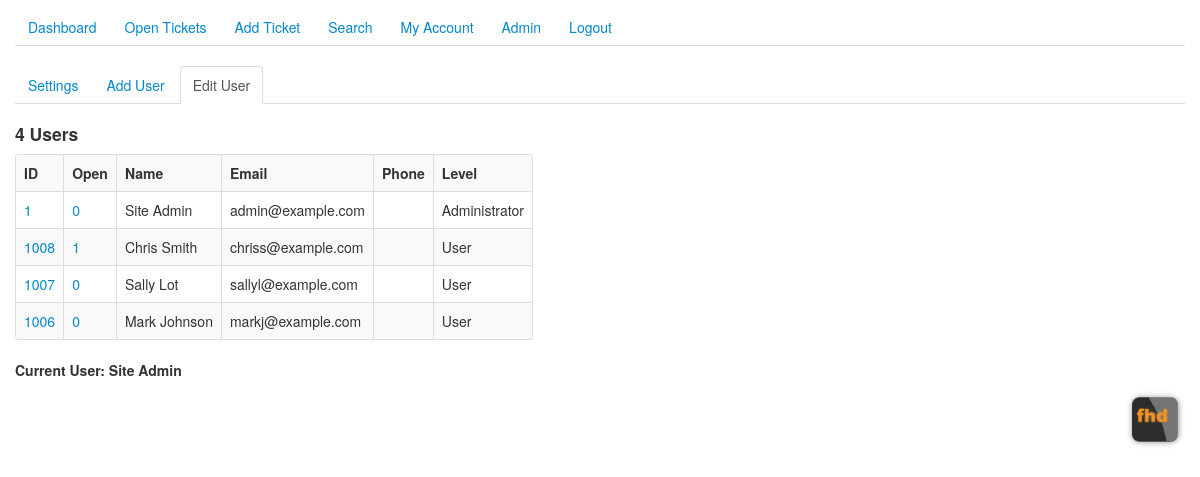
/fhd_users.php (signed in), run on the app's committed database.
### tables this page shows
CREATE TABLE IF NOT EXISTS `site_users` (
  `user_id` int(11) NOT NULL AUTO_INCREMENT,
  `user_login` varchar(30) NOT NULL,
  `user_password` varchar(30) NOT NULL,
  `user_name` varchar(200) NOT NULL,
  `user_address` varchar(200) NOT NULL,
  `user_city` varchar(100) NOT NULL,
  `user_state` char(3) NOT NULL,
  `user_zip` varchar(20) NOT NULL,
  `user_country` char(3) NOT NULL,
  `user_phone` varchar(39) NOT NULL,
  `user_email` varchar(200) NOT NULL,
  `user_email2` varchar(200) NOT NULL,
  `user_im_aol` varchar(100) NOT NULL,
  `user_im_icq` varchar(100) NOT NULL,
  `user_im_msn` varchar(100) NOT NULL,
  `user_im_yahoo` varchar(100) NOT NULL,
  `user_im_other` varchar(200) NOT NULL,
  `user_status` int(1) NOT NULL DEFAULT '0',
  `user_level` int(1) NOT NULL DEFAULT '0',
  `user_pending` int(11) NOT NULL DEFAULT '0',
  `user_date` int(11) NOT NULL DEFAULT '0',
  `last_login` int(11) NOT NULL DEFAULT '0',
  `last_ip` varchar(20) NOT NULL,
  `user_msg_send` int(1) NOT NULL DEFAULT '0',
  `user_msg_subject` varchar(200) NOT NULL,
  `user_protect_delete` int(1) DEFAULT '0',
  `user_protect_edit` int(11) NOT NULL DEFAULT '0',
  PRIMARY KEY (`user_id`),
  KEY `user_pending` (`user_pending`),
  KEY `user_level` (`user_level`),
  KEY `user_status` (`user_status`),
  KEY `user_protect_edit` (`user_protect_edit`),
  KEY `user_msg_send` (`user_msg_send`)
);

### includes/ez_sql_mysqli.php (called while the page is built, shortened)
<?php
	$ezsql_mysqli_str = array
	(
		1 => 'Require $dbuser and $dbpassword to connect to a database server',
		2 => 'Error establishing mySQLi database connection. Correct user/password? Correct hostname? Database server running?',
		3 => 'Require $dbname to select a database',
		4 => 'mySQLi database connection is not active',
		5 => 'Unexpected error while trying to select database'
	);
	class ezSQL_mysqli extends ezSQLcore
	{
		function ezSQL_mysqli($dbuser='', $dbpassword='', $dbname='', $dbhost='localhost', $encoding='')
		{
			$this->dbuser = $dbuser;
			$this->dbpassword = $dbpassword;
			$this->dbname = $dbname;
			$this->dbhost = $dbhost;
			$this->encoding = $encoding;
		}
		function connect($dbuser='', $dbpassword='', $dbhost='localhost')
		{
			global $ezsql_mysqli_str; $return_val = false;
			if ( ! $dbuser )
			{
				$this->register_error($ezsql_mysqli_str[1].' in '.__FILE__.' on line '.__LINE__);
				$this->show_errors ? trigger_error($ezsql_mysqli_str[1],E_USER_WARNING) : null;
			}
			else if ( ! $this->dbh = new mysqli($dbhost,$dbuser,$dbpassword) )
			{
				$this->register_error($ezsql_mysqli_str[2].' in '.__FILE__.' on line '.__LINE__);
				$this->show_errors ? trigger_error($ezsql_mysqli_str[2],E_USER_WARNING) : null;
			}
			else
			{
				$return_val = true;
			}
			return $return_val;
		}
		function select($dbname='', $encoding='')
		{
			global $ezsql_mysqli_str; $return_val = false;
			if ( ! $dbname )
			{
				$this->register_error($ezsql_mysqli_str[3].' in '.__FILE__.' on line '.__LINE__);
				$this->show_errors ? trigger_error($ezsql_mysqli_str[3],E_USER_WARNING) : null;
			}
			else if ( ! $this->dbh )
			{
				$this->register_error($ezsql_mysqli_str[4].' in '.__FILE__.' on line '.__LINE__);
				$this->show_errors ? trigger_error($ezsql_mysqli_str[4],E_USER_WARNING) : null;
			}
			else if ( !@$this->dbh->select_db($dbname) )
			{
				if ( !$str = @$this->dbh->error)
					  $str = $ezsql_mysqli_str[5];
				$this->register_error($str.' in '.__FILE__.' on line '.__LINE__);
				$this->show_errors ? trigger_error($str,E_USER_WARNING) : null;
			}
			else
			{
				$return_val = true;
			}
			return $return_val;
		}
		function query($query)
		{
			$return_val = 0;
			$query = trim($query);
			$this->result = @$this->dbh->query($query);
			$is_insert = false;
			if ( preg_match("/^(insert|delete|update|replace|truncate|drop|create|alter|begin|commit|rollback|set)/i",$query) )
			{
				$this->rows_affected = @$this->dbh->affected_rows;
				if ( preg_match("/^(insert|replace)\s+/i",$query) )
				{
					$this->insert_id = @$this->dbh->insert_id;
				}
				$return_val = $this->rows_affected;
			}
			else
			{
				$i=0;
				$num_rows=0;
				while ( $row = @$this->result->fetch_object() )
				{
					$num_rows++;
				}
				$this->num_rows = $num_rows;
				$return_val = $this->num_rows;
			}
			return $return_val;
		}
	}

### includes/ez_sql_core.php (called while the page is built, shortened)
<?php
	class ezSQLcore
	{
		var $timers           = array();
		function flush()
		{
			$this->last_result = null;
		}
		function get_var($query=null,$x=0,$y=0)
		{
			if ( $query )
			{
				$this->query($query);
			}
			if ( $this->last_result[$y] )
			{
				$values = array_values(get_object_vars($this->last_result[$y]));
			}
			return (isset($values[$x]) && $values[$x]!=='')?$values[$x]:null;
		}
		function get_results($query=null, $output = OBJECT)
		{
			if ( $query )
			{
				$this->query($query);
			}
			if ( $output == OBJECT )
			{
				return $this->last_result;
			}
		}
		function timer_get_cur()
		{
			list($usec, $sec) = explode(" ",microtime());
			return ((float)$usec + (float)$sec);
		}
		function timer_start($timer_name)
		{
			$this->timers[$timer_name] = $this->timer_get_cur();
		}
		function timer_elapsed($timer_name)
		{
			return round($this->timer_get_cur() - $this->timers[$timer_name],2);
		}
	}

### includes/functions.php (called while the page is built, shortened)
<?php
function show_user_level($type) {
switch ($type) {
    case 0:
        $show_user_level = "Administrator";
        break;
    case 1:
        $show_user_level = "User";
		break;
}
return $show_user_level;
}
?>

### fhd_users.php (the view, shortened to what this page needs)
<!DOCTYPE html>
<html>
<head>
<?php
include("includes/header.php");
include("includes/all-nav.php");
include("includes/admin-nav.php");
include("includes/ez_sql_core.php");
include("includes/ez_sql_mysqli.php");
include("includes/functions.php");
?>
<?php
$db = new ezSQL_mysqli(db_user,db_password,db_name,db_host);
$myquery = "SELECT user_id,user_name,user_email,user_phone,user_pending,user_level from site_users where 1 $pending order by user_level,user_id desc;";
$site_calls = $db->get_results($myquery);
$num = $db->num_rows;
echo "<h4>$num Users</h4>";
if ($num > 0){
?>
<table class="<?php echo $table_style_2;?>">
<tr>
	<th>ID</th>
	<th>Open</th>
	<th>Name</th>
	<th>Email</th>
	<th>Phone</th>
	<th>Level</th>
</tr>
<?php
foreach ( $site_calls as $call )
{
	$user_id = $call->user_id;
	$user_name = $call->user_name;
	$user_email  = $call->user_email;
	$user_phone  = $call->user_phone;
	$user_pending = $call->user_pending;
	$user_level = $call->user_level;
	$bg = ($user_pending == 1) ? " class='usernote'" : "";
	$call_count = $db->get_var("SELECT count(call_id) from site_calls WHERE (call_user = $user_id) AND (call_status = 0);");
	echo "<tr>\n";
	echo "<td".$bg."><a href='fhd_edit_user.php?url_user_id=$user_id'>$user_id</a></td>\n";
	echo "<td align='center'><a href='fhd_calls.php?user_id=$user_id'>$call_count</a></td>\n";
	echo "<td>$user_name</td>\n";
	echo "<td>$user_email</td>\n";
	echo "<td>$user_phone</td>\n";
	echo "<td>" . show_user_level($user_level). "</td>\n";
	echo "</tr>\n";
	}
}
?>
</table>
<?php
if(isset($_SESSION['user_name'])){
echo "<h5>Current User: " . $_SESSION['user_name'] . "</h5>";
}
include("includes/footer.php");
?>

### includes/header.php (shortened to what this page needs)
    <link href="css/bootstrap.css" rel="stylesheet" media="screen">
	<link href="css/bootstrap-responsive.css" rel="stylesheet">
	<link rel="stylesheet" href="http://code.jquery.com/ui/1.10.3/themes/smoothness/jquery-ui.css" />
<?php
$table_style_2 = "table table-striped table-bordered table-nonfluid";
?>
</head>
<body>
<div id="wrap">
<div class="container">

### includes/all-nav.php (shortened to what this page needs)
<?php $page = basename($_SERVER['REQUEST_URI']);?>
<ul class="nav nav-tabs">
	<li<?php if($page == 'fhd_dashboard.php'){echo ' class="active"';};?>><a href="fhd_dashboard.php">Dashboard</a></li>
	<li<?php if($page == 'fhd_calls.php'){echo ' class="active"';};?>><a href="fhd_calls.php">Open Tickets</a></li>
<?php
$addpage = ($_SESSION['user_level'] == 1) ? "fhd_user_call_add.php" : "fhd_call_add.php"; ?>
	<li<?php if($page == $addpage){echo ' class="active"';};?>><a href="<?php echo $addpage;?>">Add  Ticket</a></li>
	<li<?php if($page == 'fhd_search.php'){echo ' class="active"';};?>><a href="fhd_search.php">Search</a></li>
	<li<?php if($page == 'fhd_myaccount.php'){echo ' class="active"';};?>><a href="fhd_myaccount.php">My Account</a></li>
<?php
if(isset($_SESSION['admin'])){
?>
	<li<?php if($page == 'fhd_admin.php'){echo ' class="active"';};?>><a href="fhd_settings.php">Admin</a></li>
<?php
	}
?>
	<li><a href="includes/session.php?logout=y">Logout</a></li>
</ul>

### includes/admin-nav.php
<?php $page = basename($_SERVER['REQUEST_URI']);?>
<ul class="nav nav-tabs">
<li<?php if($page == 'fhd_settings.php'){echo ' class="active"';};?>><a href="fhd_settings.php">Settings</a></li>
<li<?php if($page == 'fhd_admin_register.php'){echo ' class="active"';};?>><a href="fhd_admin_register.php">Add User</a></li>
<li<?php if($page == 'fhd_users.php'){echo ' class="active"';};?>><a href="fhd_users.php">Edit User</a></li>
</ul>

### includes/footer.php (shortened to what this page needs)
<p><a href="http://freehelpdesk.org/" target="_blank" title="Free Help Desk ver 2.3.1"><img src="img/fhd-logo.png" alt="freehelpdesk.org " width="60" height="59" border="0" style="float: right;"></a></p>
</div>
</div>
</body>
</html>

### data on the page
site_users: user_id "1", call_count "0", user_name "Site Admin", user_email "admin@example.com", user_level "Administrator"
site_users: user_id "1008", call_count "1", user_name "Chris Smith", user_email "chriss@example.com", user_level "User"
site_users: user_id "1007", call_count "0", user_name "Sally Lot", user_email "sallyl@example.com", user_level "User"
site_users: user_id "1006", call_count "0", user_name "Mark Johnson", user_email "markj@example.com", user_level "User"

### other printed values
$num "4"
$_SESSION['user_name'] "Site Admin"
